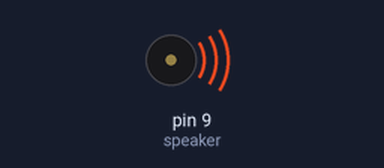
The sketch below on a simulated Arduino Uno, built with avr-gcc and run on an emulated ATmega328P. Parts: buzzer (waves = sounding).

Above: at 0.2 s.
At 11.0 s:
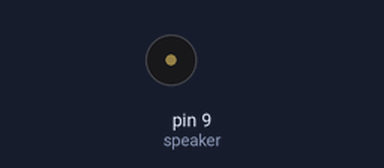
Timing chart, 0 to 28.4 s (numbered marks = the images above):
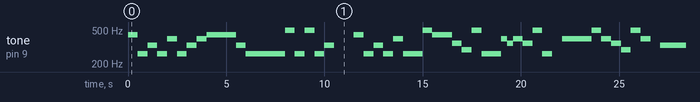

The sketch:

Tugas2.ino
```cpp
int speaker = 9; // membuat variabel Speaker untuk pin 9 digital
void setup() { // void setup sengaja dikosongkan
}
void DO() {
  tone(speaker, 262);  // fungsi variabel untuk nada DO
}
void RE() {
  tone(speaker, 294);  // fungsi variabel untuk nada RE
}
void MI() {
  tone(speaker, 330);  // fungsi variabel untuk nada MI
}
void FA() {
  tone(speaker, 349);  // fungsi variabel untuk nada FA
}
void SOL() {
  tone(speaker, 395);  // fungsi variabel untuk nada SOL
}
void LA() {
  tone(speaker, 440);  // fungsi variabel untuk nada LA
}
void SI() {
  tone(speaker, 494);  // fungsi variabel untuk nada SI
}
void DOO() {
  tone(speaker, 523);  // fungsi variabel untuk nada DOO
}
void DIAM() {
  noTone(speaker);  // fungsi variabel untuk nada DIAM
}
void loop() {
  LA(); delay(500); DO(); delay(500);   MI(); delay(500); DO(); delay(500); SOL(); delay(500); DO(); delay(500); MI(); delay(500); SOL(); delay(500); LA(); delay(1500); MI(); delay(500); // Indonesia Tanah Air Beta
 DO(); delay(500); DO(); delay(500);   DO(); delay(1000); SI(); delay(500); DO(); delay(500); SI(); delay(500); DO(); delay(500); MI(); delay(500); RE(); DIAM(); delay(1000); // pusaka abadi nan jaya
  LA(); delay(500); DO(); delay(500);   MI(); delay(500); DO(); delay(500); SOL(); delay(500); DO(); delay(500); DO(); delay(500); SI(); delay(500); LA(); delay(1000); FA(); delay(500); // Indonesia sejak dulu kalaa
  RE(); delay(500); SI(); delay(500);   DO(); delay(1000); SOL(); delay(300); FA(); delay(300); SOL(); delay(500); FA(); delay(500); SI(); delay(500); DO(); delay(500); DIAM(); delay(500); // slalu di puja-puja bangsa
 SOL(); delay(500); SOL(); delay(500);   SOL(); delay(500); SI(); delay(500); SOL(); delay(500); FA(); delay(500); RE(); delay(500); SI(); delay(500); SOL(); delay(500); DIAM(); delay(500); // tempat lahir beta
  MI(); delay(500); MI(); delay(500);   MI(); delay(500); FA(); delay(500); MI(); delay(500); RE(); delay(500); DO(); delay(500); SI(); delay(500); LA(); delay(500); DIAM(); delay(300);// dibuai dibesarkan bunda
  LA(); delay(500); SI(); delay(500);   DO(); delay(500); SI(); delay(500); RE(); delay(500); MI(); delay(500); FA(); delay(500); LA(); delay(1500); SOL(); delay(500);// tempat berlindung di hari tua
  SOL(); delay(500); DO(); delay(500);   RE(); delay(500); SOL(); delay(300); FA(); delay(500); SOL(); delay(500); FA(); delay(500); SI(); delay(500); DO(); delay(1500); DIAM(); delay(1000);// dibuai dibesarkan bunda
}
```

Measured:
- by itself, tone on pin 9 (speaker): plays 440 Hz for 0.50 s, 262 Hz for 0.50 s, 330 Hz for 0.50 s, 262 Hz for 0.50 s, 395 Hz for 0.50 s, 262 Hz for 0.50 s … (195 notes in this stretch)
